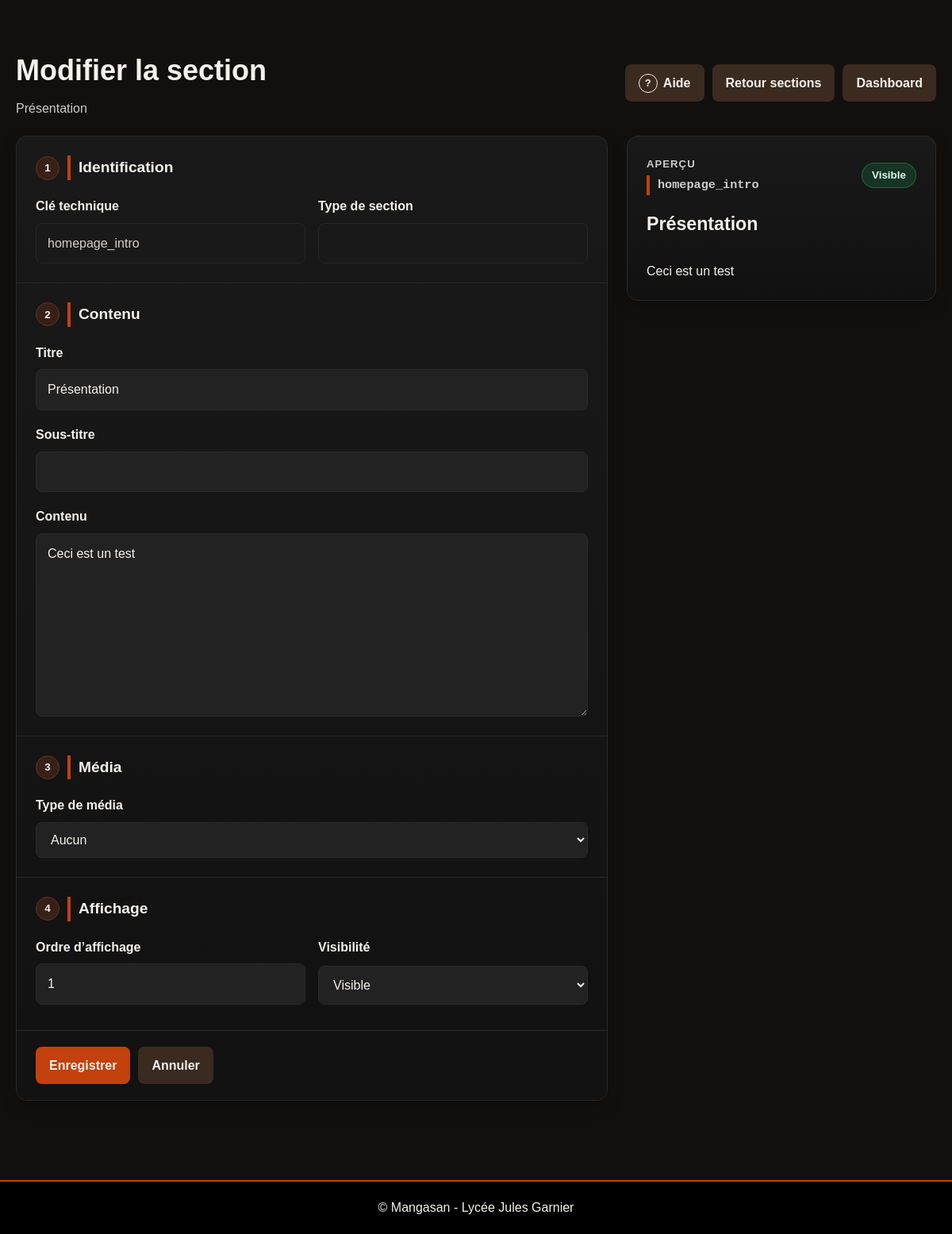
The page /admin/section_edit.php?id=1 (signed in) on the database its author committed.
### tables this page shows
CREATE TABLE `site_sections` (
  `id` int(10) UNSIGNED NOT NULL,
  `section_key` varchar(100) NOT NULL,
  `section_type` varchar(255) NOT NULL,
  `title` varchar(255) NOT NULL,
  `subtilte` varchar(255) DEFAULT NULL,
  `content` text DEFAULT NULL,
  `media_type` enum('none','image','video') NOT NULL DEFAULT 'none',
  `media_value` varchar(255) DEFAULT NULL,
  `display_order` int(10) UNSIGNED NOT NULL DEFAULT 0,
  `is_visible` tinyint(1) NOT NULL DEFAULT 1,
  `updated_at` datetime NOT NULL DEFAULT current_timestamp() ON UPDATE current_timestamp(),
  `updated_by` int(10) UNSIGNED DEFAULT NULL
);

### admin/section_edit.php (the view, shortened to what this page needs)
<?php
require_once __DIR__ . '/../includes/db.php';
function e(?string $value): string
{
    return htmlspecialchars((string) $value, ENT_QUOTES, 'UTF-8');
}
$sectionId = filter_input(INPUT_GET, 'id', FILTER_VALIDATE_INT);
$stmt = $pdo->prepare('SELECT * FROM site_sections WHERE id = :id LIMIT 1');
$stmt->execute([
    'id' => $sectionId,
]);
$section = $stmt->fetch();
require_once __DIR__ . '/../includes/header.php';
?>
<main class="admin-dashboard-page admin-section-edit-page">
    <section class="home-section">
        <div class="container">
            <div class="admin-toolbar" id="sectionEditHelpHeading">
                <div class="admin-page-heading">
                    <h1>Modifier la section</h1>
                    <p><?php echo e((string) $section['title']); ?></p>
                </div>
                <div class="admin-toolbar-actions">
                    <button type="button" class="btn btn-secondary admin-help-launch" data-admin-help-open>Aide</button>
                    <a href="/mangasan/admin/sections.php" class="btn btn-secondary">Retour sections</a>
                    <a href="/mangasan/admin/index.php" class="btn btn-secondary">Dashboard</a>
                </div>
            </div>
            <div class="admin-section-edit-layout">
                <form method="post" action="/mangasan/actions/section_update.php" enctype="multipart/form-data" class="admin-section-edit-form">
                    <section class="admin-form-section admin-section-form-section" id="sectionEditHelpIdentity">
                        <div class="admin-form-section-heading">
                            <div>
                                <span class="admin-form-section-kicker">1</span>
                                <h2>Identification</h2>
                            </div>
                        </div>
                        <div class="admin-form-grid">
                            <div class="admin-field">
                                <label for="section_key">Clé technique</label>
                                <input type="text" id="section_key" value="<?php echo e((string) $section['section_key']); ?>" readonly class="admin-readonly">
                            </div>
                            <div class="admin-field">
                                <label for="section_type">Type de section</label>
                                <input type="text" id="section_type" value="<?php echo e((string) $section['section_type']); ?>" readonly class="admin-readonly">
                            </div>
                        </div>
                    </section>
                    <section class="admin-form-section admin-section-form-section" id="sectionEditHelpContent">
                        <div class="admin-form-section-heading">
                            <div>
                                <span class="admin-form-section-kicker">2</span>
                                <h2>Contenu</h2>
                            </div>
                        </div>
                        <div class="admin-field">
                            <label for="title">Titre</label>
                            <input type="text" id="title" name="title" value="<?php echo e((string) $section['title']); ?>" required>
                        </div>
                        <div class="admin-field">
                            <label for="subtilte">Sous-titre</label>
                            <input type="text" id="subtilte" name="subtilte" value="<?php echo e((string) $section['subtilte']); ?>">
                        </div>
                        <div class="admin-field">
                            <label for="content">Contenu</label>
                            <textarea id="content" name="content" rows="8"><?php echo e((string) $section['content']); ?></textarea>
                        </div>
                    </section>
                    <section class="admin-form-section admin-section-form-section" id="sectionEditHelpMedia">
                        <div class="admin-form-section-heading">
                            <div>
                                <span class="admin-form-section-kicker">3</span>
                                <h2>Média</h2>
                            </div>
                        </div>
                        <div class="admin-field">
                            <label for="media_type">Type de média</label>
                            <select id="media_type" name="media_type">
                                <option value="none" <?php echo $section['media_type'] === 'none' ? 'selected' : ''; ?>>Aucun</option>
                            </select>
                        </div>
                    </section>
                    <section class="admin-form-section admin-section-form-section" id="sectionEditHelpDisplay">
                        <div class="admin-form-section-heading">
                            <div>
                                <span class="admin-form-section-kicker">4</span>
                                <h2>Affichage</h2>
                            </div>
                        </div>
                        <div class="admin-form-grid">
                            <div class="admin-field">
                                <label for="display_order">Ordre d’affichage</label>
                                <input type="number" id="display_order" name="display_order" min="0" value="<?php echo (int) $section['display_order']; ?>" required>
                            </div>
                            <div class="admin-field">
                                <label for="is_visible">Visibilité</label>
                                <select id="is_visible" name="is_visible">
                                    <option value="1" <?php echo (int) $section['is_visible'] === 1 ? 'selected' : ''; ?>>Visible</option>
                                </select>
                            </div>
                        </div>
                    </section>
                    <div class="admin-form-actions admin-section-form-actions" id="sectionEditHelpActions">
                        <button type="submit" class="btn btn-primary">Enregistrer</button>
                        <a href="/mangasan/admin/sections.php" class="btn btn-secondary">Annuler</a>
                    </div>
                </form>
                <aside class="admin-preview-card admin-section-preview-card" id="sectionPreview">
                    <div class="admin-preview-head">
                        <div>
                            <span class="admin-section-preview-label">Aperçu</span>
                            <h2><?php echo e((string) $section['section_key']); ?></h2>
                        </div>
                        <span id="sectionPreviewVisibility" class="admin-badge <?php echo (int) $section['is_visible'] === 1 ? 'is-visible' : 'is-hidden'; ?>">
                        </span>
                    </div>
                    <div class="admin-preview-section">
                        <h3 id="sectionPreviewTitle"><?php echo e((string) $section['title']); ?></h3>
                        <p id="sectionPreviewContent" class="admin-preview-text"><?php echo e((string) $section['content']); ?></p>
                    </div>
                </aside>
            </div>
        </div>
    </section>
</main>
<?php require_once __DIR__ . '/../includes/footer.php'; ?>

### public/assets/css/style.css (style rules this page uses)
:root { --font-base: Arial, sans-serif; --color-primary: #e50914; --color-primary-hover: #ff1a1a; --color-secondary: #333333; --color-accent: #c1121f; --color-background: #0f0f0f; --color-surface: #111111; --color-surface-soft: #151515; --color-surface-alt: #1a1a1a; --color-border: #2a2a2a; --color-text: #ffffff; --color-text-muted: #cccccc; --color-text-soft: #c8c8c8; --radius-sm: 8px; --radius-md: 14px; --radius-lg: 22px; --container-width: 1200px; --shadow-sm: 0 8px 20px rgba(0, 0, 0, 0.18); --shadow-md: 0 16px 30px rgba(0, 0, 0, 0.28); --shadow-lg: 0 24px 60px rgba(0, 0, 0, 0.42); --transition-fast: 0.2s ease; --transition-base: 0.25s ease; --transition-slow: 0.35s ease; }
* { margin: 0; padding: 0; box-sizing: border-box; }
html { scroll-behavior: smooth; }
body { font-family: var(--font-base); background: var(--color-background); color: var(--color-text); line-height: 1.6; }
a { color: inherit; }
main { min-height: calc(100vh - 140px); }
.container { width: min(90%, var(--container-width)); margin: 0 auto; }
.home-section, .section { padding: 60px 0; }
.section h2, .home-section h2 { margin-bottom: 20px; border-left: 4px solid var(--color-primary); padding-left: 10px; font-size: clamp(1.4rem, 2vw, 2rem); }
input, select, textarea { width: 100%; padding: 12px 14px; border: 1px solid var(--color-border); border-radius: var(--radius-sm); background: #222222; color: var(--color-text); font: inherit; }
textarea { min-height: 120px; resize: vertical; }
.btn { display: inline-flex; align-items: center; justify-content: center; min-height: 44px; padding: 10px 16px; border: 1px solid transparent; border-radius: var(--radius-sm); background: var(--color-primary); color: var(--color-text); text-align: center; text-decoration: none; font: inherit; font-weight: 700; cursor: pointer; transition: var(--transition-base); }
.btn.secondary, .btn.btn-secondary { background: var(--color-secondary); }
.btn.primary, .btn.btn-primary { background: var(--color-primary); }
.site-header, main, .footer { position: relative; z-index: 2; }

### public/assets/css/help-system.css (style rules this page uses)
.admin-help-launch { gap: 7px; }
.admin-help-launch::before { content: "?"; display: inline-grid; place-items: center; width: 22px; height: 22px; border: 1px solid currentColor; border-radius: 50%; font-size: 0.82rem; font-weight: 900; }

### rows shown on the page
site_sections: title "Présentation", section_key "homepage_intro", content "Ceci est un test", media_type "Aucun", display_order "1", is_visible "Visible"
